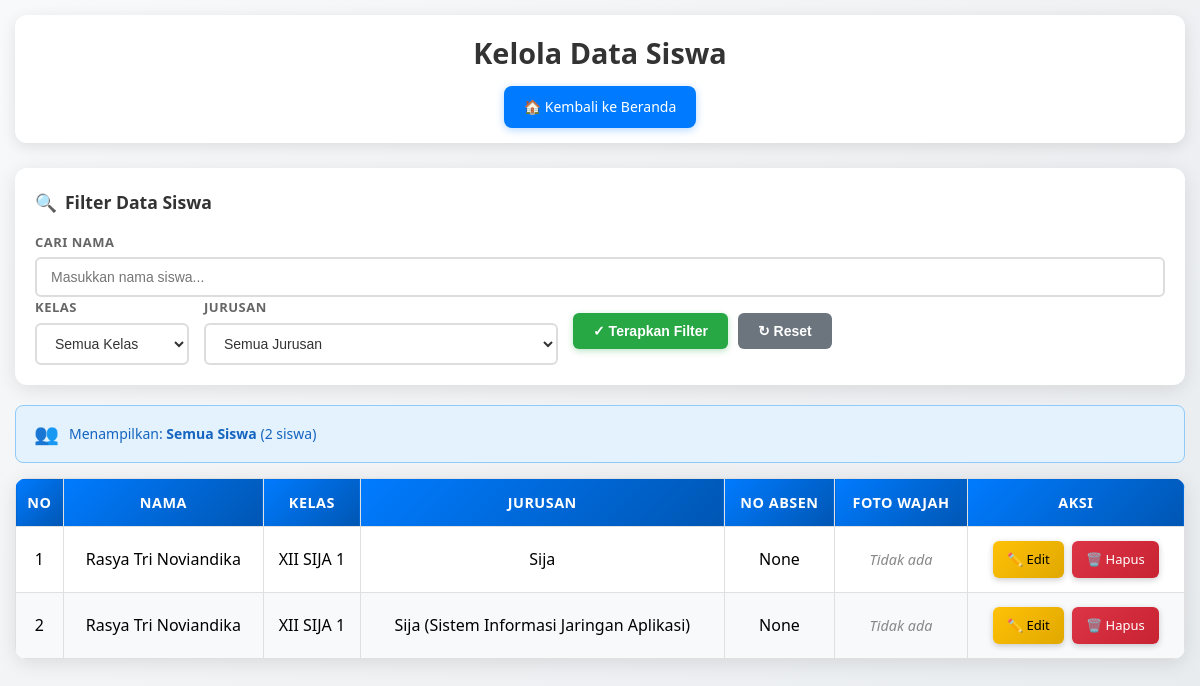
The page /admin/kelola_siswa (signed in) on the database as committed earlier.
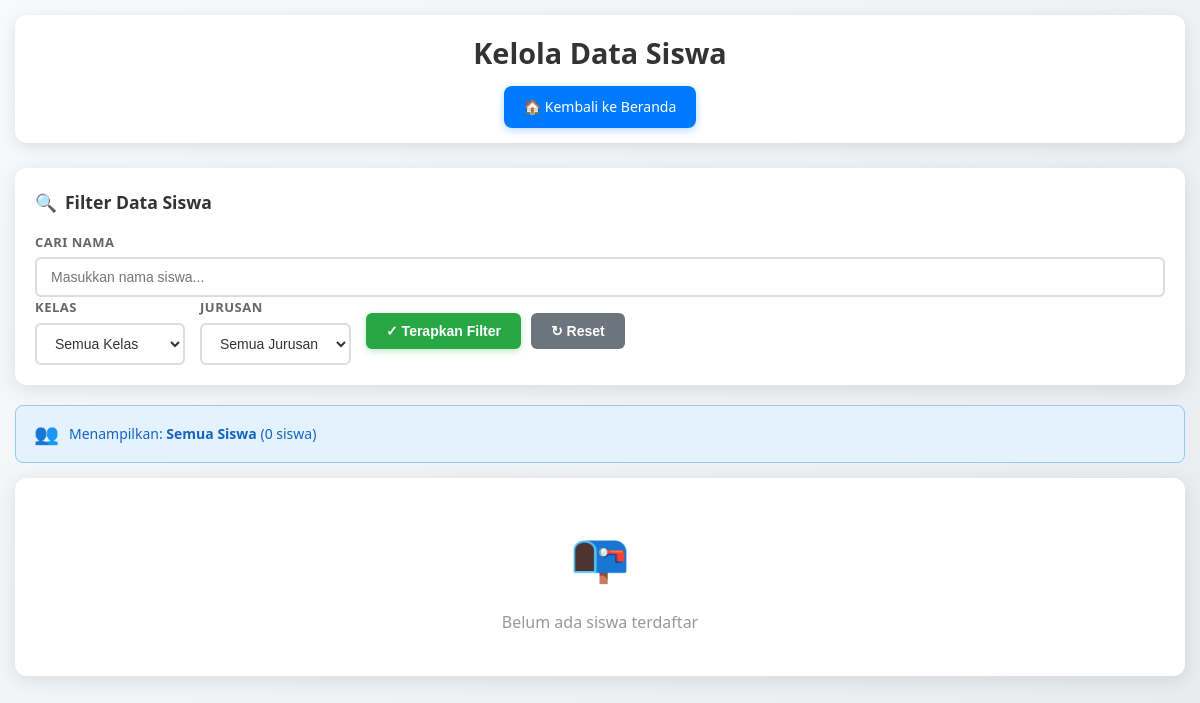
The same page on the database as committed later.
### tables this page shows
CREATE TABLE siswa (
            id INTEGER PRIMARY KEY AUTOINCREMENT,
            nama TEXT NOT NULL,
            kelas TEXT NOT NULL,
            jurusan TEXT NOT NULL,
            foto_path TEXT NOT NULL,
            encoding TEXT
        );

### app.py (the view)
@app.route("/admin/kelola_siswa")
@login_required
def admin_kelola_siswa():
    filter_kelas = request.args.get('kelas', '').strip()
    filter_jurusan = request.args.get('jurusan', '').strip().upper()
    search = request.args.get('search', '').strip().lower()  # 🔍 Tambahan
    try:
        conn = sqlite3.connect("database.db")
        c = conn.cursor()
        query = "SELECT id, nama, kelas, jurusan, nomor_absen, wajah_file FROM siswa WHERE 1=1"
        params = []
        if filter_kelas:
            query += " AND kelas = ?"
            params.append(filter_kelas)
        if filter_jurusan:
             query += " AND REPLACE(UPPER(jurusan), ' ', '') = ?"
             params.append(filter_jurusan.upper().replace(' ', ''))
        if search:  # 🔍 Filter nama
            query += " AND LOWER(nama) LIKE ?"
            params.append(f"%{search}%")
        query += " ORDER BY kelas, jurusan, nomor_absen"
        c.execute(query, params)
        data = c.fetchall()
        c.execute("SELECT DISTINCT kelas FROM siswa ORDER BY kelas")
        kelas_list = [row[0] for row in c.fetchall() if row[0]]
        c.execute("SELECT DISTINCT jurusan FROM siswa ORDER BY jurusan")
        raw_jurusan = [row[0] for row in c.fetchall() if row[0]]
        jurusan_list = []
        for j in raw_jurusan:
            j_clean = j.strip().upper().replace(" ", "")
            if j_clean not in jurusan_list:
                jurusan_list.append(j_clean)
        tambahan_jurusan = ["PB3", "DKV3"]
        for j in tambahan_jurusan:
            if j.upper() not in jurusan_list:
                jurusan_list.append(j.upper())
        jurusan_list = sorted(jurusan_list)
        conn.close()
        total_siswa = len(data)
        return render_template(
            "admin/kelola_siswa.html",
            data=data,
            kelas_list=kelas_list,
            jurusan_list=jurusan_list,
            filter_kelas=filter_kelas,
            filter_jurusan=filter_jurusan,
            total_siswa=total_siswa,
            search=search  # 🔍 Kirim ke template
        )
    except Exception as e:
        print("❌ Error kelola_siswa:", e)
        flash("Gagal memuat data siswa", "error")
        return redirect(url_for("admin_index"))

### app.py (called while the page is built)
def login_required(f):
    from functools import wraps
    @wraps(f)
    def decorated_function(*args, **kwargs):
        if 'admin_logged_in' not in session:
            return redirect(url_for('admin_login'))
        return f(*args, **kwargs)
    return decorated_function

### templates/admin/kelola_siswa.html (shortened to what this page needs)
<!DOCTYPE html>
<html lang="id">
<head>
</head>
<body>
  <div class="header">
    <h2>Kelola Data Siswa</h2>
    <a href="{{ url_for('admin_index') }}" class="back-btn">🏠 Kembali ke Beranda</a>
  </div>
  <div class="filter-section">
    <div class="filter-title">
      <span>🔍</span>
      <span>Filter Data Siswa</span>
    </div>
    <form method="GET" action="{{ url_for('admin_kelola_siswa') }}" id="filterForm">
        <div class="filter-group">
            <label for="searchNama">Cari Nama</label>
            <input
              type="text"
              name="search"
              id="searchNama"
              placeholder="Masukkan nama siswa..."
              value="{{ request.args.get('search', '') }}"
              style="padding: 10px 14px; border: 2px solid #ddd; border-radius: 6px; font-size: 14px; min-width: 180px;"
            >
          </div>
      <div class="filter-controls">
        <div class="filter-group">
          <label for="filterKelas">Kelas</label>
          <select name="kelas" id="filterKelas">
            <option value="">Semua Kelas</option>
          </select>
        </div>
        <div class="filter-group">
          <label for="filterJurusan">Jurusan</label>
          <select name="jurusan" id="filterJurusan">
            <option value="">Semua Jurusan</option>
          </select>
        </div>
        <div class="filter-actions">
          <button type="submit" class="apply-filter-btn">✓ Terapkan Filter</button>
          <button type="button" class="reset-filter-btn" onclick="resetFilter()">↻ Reset</button>
        </div>
      </div>
    </form>
  </div>
  <div class="info-badge">
    <span class="badge-icon">👥</span>
    <span>
      {% if filter_kelas and filter_jurusan %}
        Menampilkan: <strong>Kelas {{ filter_kelas }} - {{ filter_jurusan }}</strong> ({{ total_siswa }} siswa)
      {% elif filter_kelas %}
        Menampilkan: <strong>Kelas {{ filter_kelas }}</strong> ({{ total_siswa }} siswa)
      {% elif filter_jurusan %}
        Menampilkan: <strong>Jurusan {{ filter_jurusan }}</strong> ({{ total_siswa }} siswa)
      {% else %}
        Menampilkan: <strong>Semua Siswa</strong> ({{ total_siswa }} siswa)
      {% endif %}
    </span>
  </div>
  <div class="table-container">
    {% if data %}
      <table>
        <thead>
          <tr>
            <th>No</th>
            <th>Nama</th>
            <th>Kelas</th>
            <th>Jurusan</th>
            <th>No Absen</th>
            <th>Foto Wajah</th>
            <th>Aksi</th>
          </tr>
        </thead>
        <tbody>
          {% for s in data %}
          <tr>
            <td>{{ loop.index }}</td>
            <td>{{ s[1] }}</td>
            <td>{{ s[2] }}</td>
            <td>{{ s[3] }}</td>
            <td>{{ s[4] }}</td>
            <td>
              {% if s[5] %}
                <img src="{{ url_for('serve_face', filename=s[5]) }}"
                     class="student-img"
                     onclick="bukaPopup('{{ url_for('serve_face', filename=s[5]) }}')">
              {% else %}
                <span class="no-image">Tidak ada</span>
              {% endif %}
            </td>
            <td>
              <a href="{{ url_for('edit_siswa', id=s[0]) }}" class="btn btn-edit">✏️ Edit</a>
              <a href="{{ url_for('hapus_siswa', id=s[0]) }}" class="btn btn-delete"
                 onclick="return confirm('Yakin ingin hapus {{ s[1] }}?')">🗑️ Hapus</a>
            </td>
          </tr>
          {% endfor %}
        </tbody>
      </table>
    {% else %}
      <div class="empty-state">
        <div class="empty-state-icon">📭</div>
        <div class="empty-state-text">
          {% if filter_kelas or filter_jurusan %}
            Tidak ada siswa ditemukan dengan filter yang dipilih
          {% else %}
            Belum ada siswa terdaftar
          {% endif %}
        </div>
      </div>
    {% endif %}
    </div>
</body>
</html>

### templates/admin/kelola_siswa.html (style rules this page uses)
body { font-family: 'Segoe UI', Tahoma, Geneva, Verdana, sans-serif; background: linear-gradient(135deg, #f8f9fa 0%, #e9ecef 100%); margin: 0; padding: 15px; line-height: 1.6; }
.header { text-align: center; margin-bottom: 25px; padding: 15px; background: #fff; border-radius: 12px; box-shadow: 0 4px 15px rgba(0,0,0,0.1); }
h2 { margin: 0; color: #333; font-size: 1.8rem; font-weight: 600; }
.back-btn { display: inline-block; margin-top: 10px; padding: 10px 20px; background: #007bff; color: white; text-decoration: none; border-radius: 8px; font-size: 14px; transition: background 0.3s ease; box-shadow: 0 2px 8px rgba(0,123,255,0.3); }
.filter-section { background: #fff; border-radius: 12px; box-shadow: 0 4px 20px rgba(0,0,0,0.1); padding: 20px; margin-bottom: 20px; }
.filter-title { font-size: 1.1rem; font-weight: 600; color: #333; margin-bottom: 15px; display: flex; align-items: center; gap: 8px; }
.filter-controls { display: flex; gap: 15px; align-items: center; flex-wrap: wrap; }
.filter-group { display: flex; flex-direction: column; gap: 5px; }
.filter-group label { font-size: 13px; font-weight: 600; color: #666; text-transform: uppercase; letter-spacing: 0.5px; }
.filter-group select { padding: 10px 14px; border: 2px solid #ddd; border-radius: 6px; font-size: 14px; background: white; color: #333; cursor: pointer; transition: all 0.2s ease; min-width: 150px; }
.filter-actions { display: flex; gap: 10px; align-items: flex-end; }
.apply-filter-btn { padding: 10px 20px; background: #28a745; color: white; border: none; border-radius: 6px; cursor: pointer; font-size: 14px; font-weight: 600; transition: all 0.2s ease; box-shadow: 0 2px 6px rgba(40, 167, 69, 0.3); }
.reset-filter-btn { padding: 10px 20px; background: #6c757d; color: white; border: none; border-radius: 6px; cursor: pointer; font-size: 14px; font-weight: 600; transition: all 0.2s ease; }
.info-badge { background: #e3f2fd; border: 1px solid #90caf9; border-radius: 8px; padding: 12px 18px; margin-bottom: 15px; display: flex; align-items: center; gap: 10px; font-size: 14px; color: #1565c0; font-weight: 500; }
.info-badge .badge-icon { font-size: 20px; }
.table-container { background: #fff; border-radius: 12px; box-shadow: 0 4px 20px rgba(0,0,0,0.1); overflow: hidden; margin-bottom: 20px; }
.empty-state { text-align: center; padding: 40px 20px; color: #999; }
.empty-state-icon { font-size: 48px; margin-bottom: 15px; }
.empty-state-text { font-size: 16px; font-weight: 500; }

Rows that differ between the two databases and show on the page:
removed siswa: nama "Rasya Tri Noviandika", kelas "XII SIJA 1", jurusan "Sija", s "None"
removed siswa: nama "Rasya Tri Noviandika", kelas "XII SIJA 1", jurusan "Sija (Sistem Informasi Jaringan Aplikasi)", s "None"
Other text that changed with them:
{{ total_siswa }}: "2" → "0"
text no longer shown: "NO NAMA KELAS JURUSAN NO ABSEN FOTO WAJAH AKSI"
text now shown: "📭 Belum ada siswa terdaftar"
